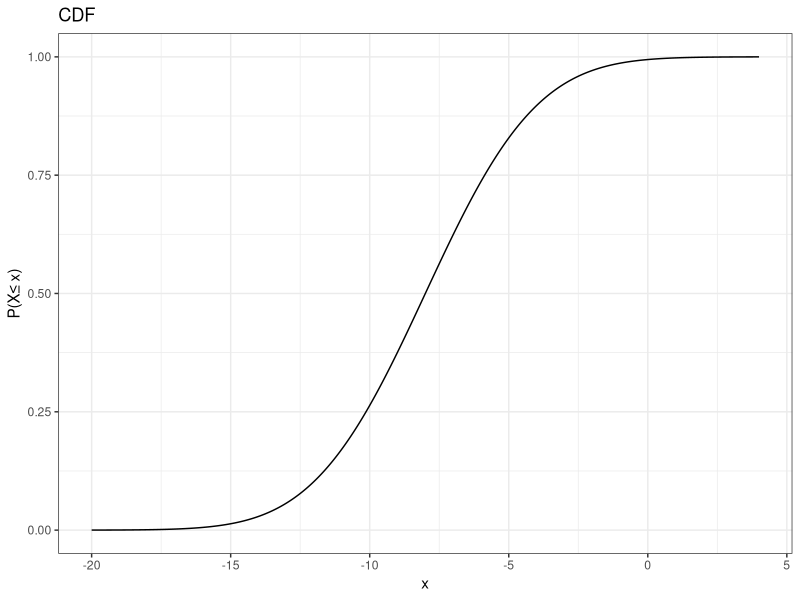
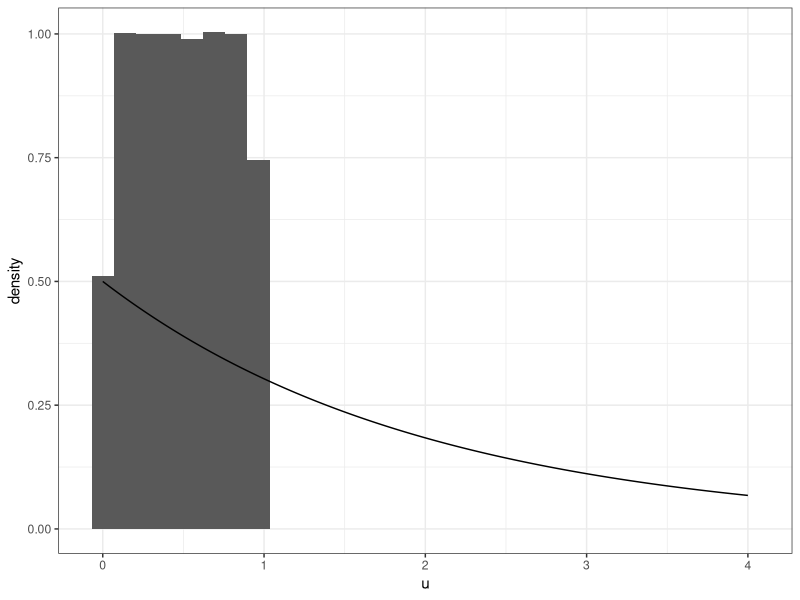
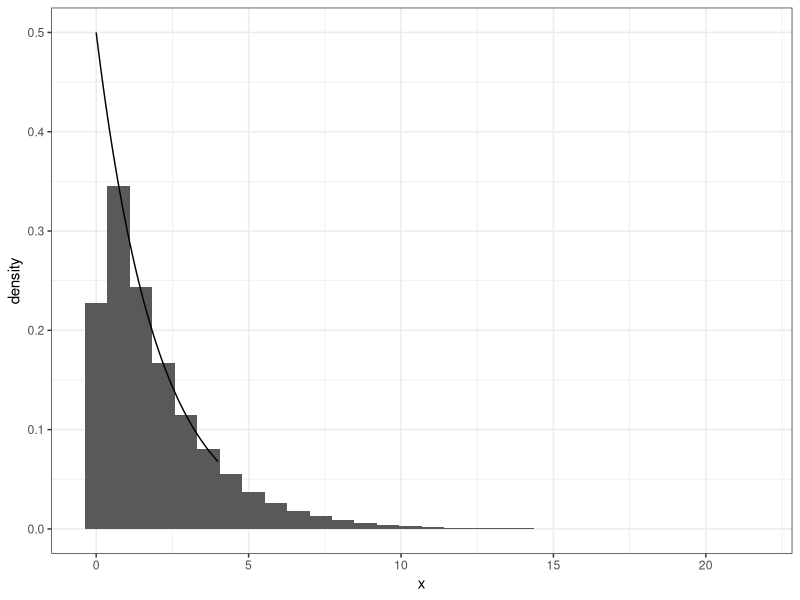
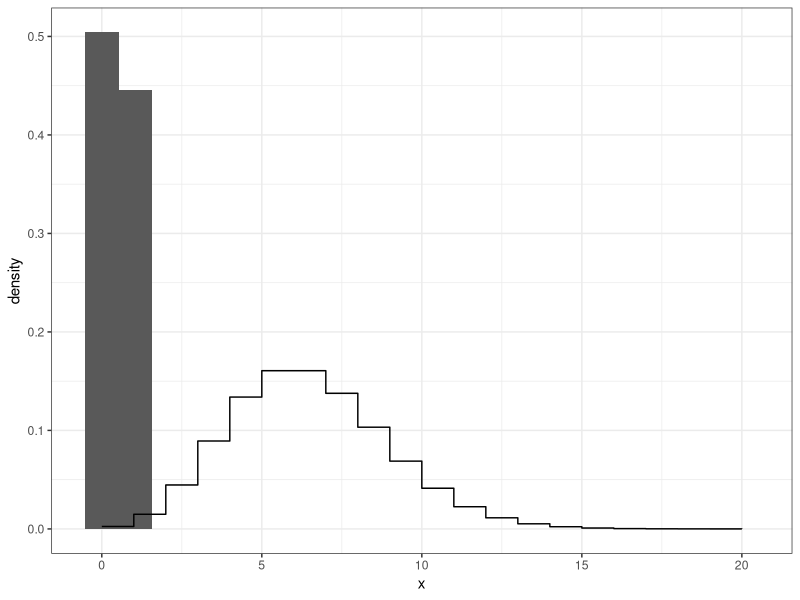
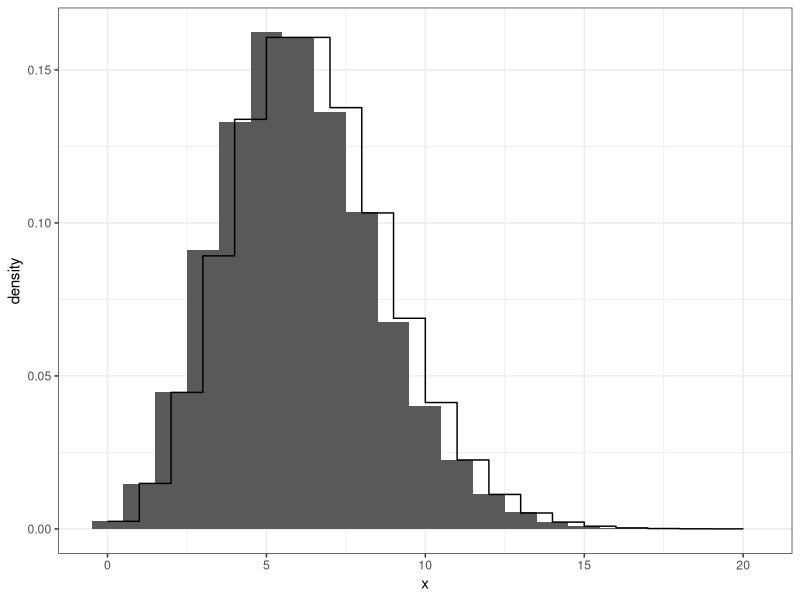
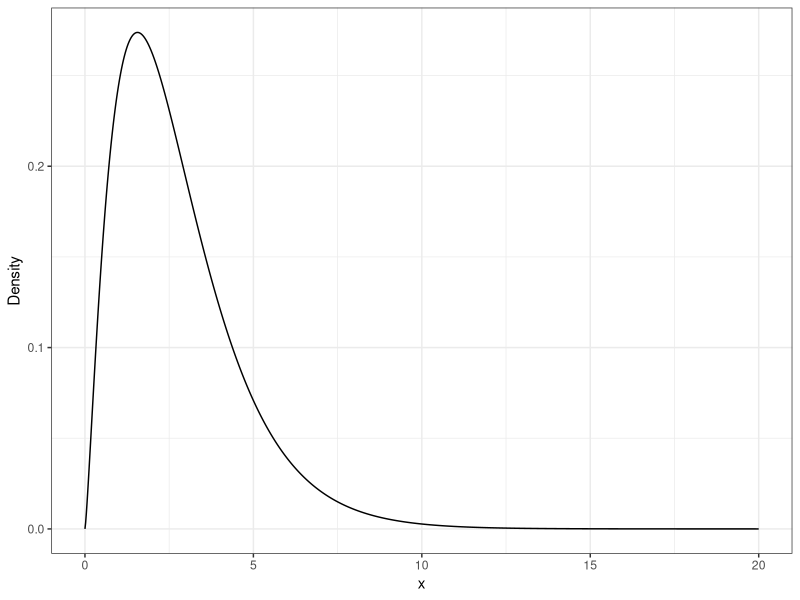
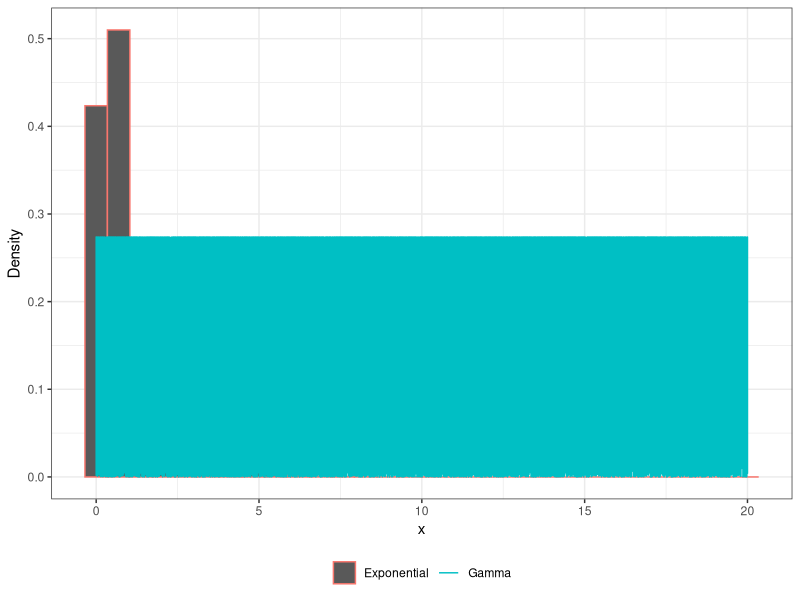
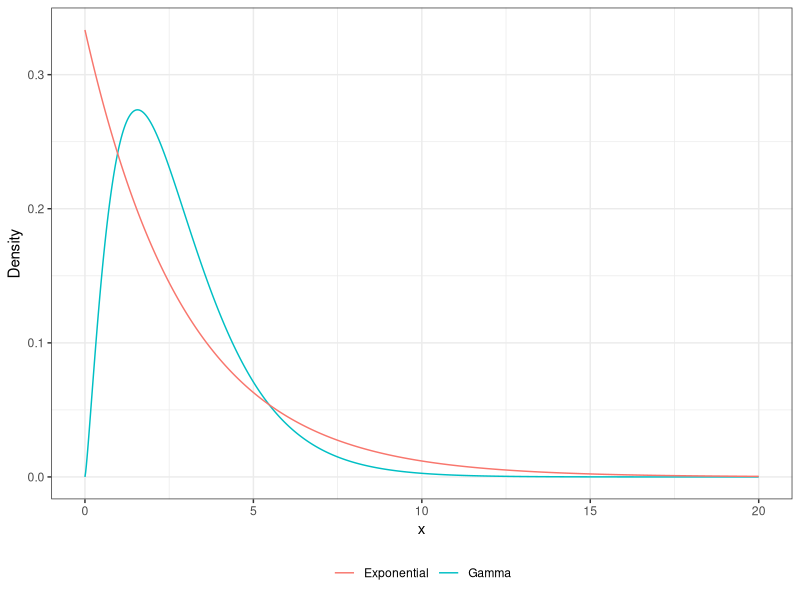

Reproduce these figures in R, in order.
## ---- chunk 1
#| message: false
#| 

library(tidyverse)
library(patchwork)

theme_set(theme_bw())
## ---- chunk 2
#| code-fold: show
runif(1, 0, 1)
## ---- chunk 3
a <- -20
b <- 4
x <- seq(a, b, length.out = 1000)
pnorm(x, -8, sqrt(10)) |> 
  data.frame(x = x, y = _) |> 
  ggplot(aes(x,y)) +
    geom_line() +
    ggtitle("CDF") +
    ylab(paste0("P(X","\u2264"," x)"))
## ---- chunk 4
xe <- seq(0, 4, length.out = 1000)
u <- runif(100000)
u |> 
  data.frame(x = _) |> 
  ggplot(aes(x = u, y = after_stat(density))) +
    geom_histogram() +
    geom_line(data = data.frame(x = xe, y = dexp(xe, rate = 1/2)),
              mapping = aes(x, y))
## ---- chunk 5
#| code-fold: show
u <- runif(100000)
x <- - 2 * log(1-u)
## ---- chunk 6
x |> 
  data.frame(x = _) |> 
  ggplot(aes(x = x, y = after_stat(density))) +
    geom_histogram() +
    geom_line(data = data.frame(x = xe, y = dexp(xe, rate = 1/2)),
              mapping = aes(x, y)) 
## ---- chunk 7
#| code-fold: show
rexp(1, rate = 1)
## ---- chunk 8
xe <- 0:20
u <- runif(100000)
u |> 
  data.frame(x = _) |> 
  ggplot(aes(x = x, y = after_stat(density))) +
    geom_histogram(bins = 20) +
    geom_step(data = data.frame(x = xe, y = dpois(xe, lambda = 6)),
              mapping = aes(x, y)) 
## ---- chunk 9
#| code-fold: show

finder <- function(u){
  x <- 0
  condition <- TRUE
  while (condition) {
    uu <- ppois(x, lambda = 6)
    condition <- uu <= u
    if(condition){
      x <- x + 1
    }
  }
  return(x)
}
xx <- sapply(u, finder)  
xx |> 
  data.frame(x = _) |> 
  ggplot(aes(x = x, y = after_stat(density))) +
    geom_histogram(bins = 21) +
    geom_step(data = data.frame(x = xe, y = dpois(xe, lambda = 6)),
              mapping = aes(x,y))
## ---- chunk 10
#| code-fold: show
rpois(1, lambda = 1)
## ---- chunk 11
#| code-fold: show
rnorm(1, mean = 0, sd = 1)
## ---- chunk 12
xe <- seq(0, 20, length.out = 1000)
xe |> 
  data.frame(x = _) |> 
  ggplot(aes(x = x, y = dgamma(x, shape = 2.3, scale = 1.2))) + 
    geom_line() +
    ylab("Density") 
## ---- chunk 13
xe <- seq(0, 20, length.out = 1000)
x <- rexp(100000)
x |> 
  data.frame(x = _) |> 
  ggplot(aes(x = x, y = after_stat(density))) + 
    geom_histogram(aes(color = "Exponential")) +
    geom_line(data = data.frame(x = xe, 
                                y = dgamma(x, shape = 2.3, scale = 1.2)), 
              aes(x,y, color = "Gamma")) +
    ylab("Density") +
    theme(legend.position = "bottom",
          legend.title = element_blank())
## ---- chunk 14
xe <- seq(0, 20, length.out = 1000)
xe |> 
  data.frame(x = _) |> 
  ggplot(aes(x = x, y = dgamma(x, shape = 2.3, scale = 1.2))) + 
    geom_line(aes(color = "Gamma")) +
    geom_line(data = data.frame(x = xe, y = dexp(xe, 1/3)), 
              aes(x,y, color = "Exponential")) +
    ylab("Density") +
    theme(legend.position = "bottom",
          legend.title = element_blank())
## ---- chunk 15
xe <- seq(0, 20, length.out = 1000)
xe |> 
  data.frame(x = _) |> 
  ggplot(aes(x = x, y = dgamma(x, shape = 2.3, scale = 1.2))) + 
    geom_line(aes(color = "Gamma")) +
    geom_line(data = data.frame(x = xe, y = 1.5 * dexp(xe, 1/3)), 
              aes(x,y, color = "Exponential")) +
    ylab("Density") +
    theme(legend.position = "bottom",
          legend.title = element_blank())
## ---- chunk 16
xe <- seq(0, 20, length.out = 1000)
xe |> 
  data.frame(x = _) |> 
  ggplot(aes(x = x, y = dgamma(x, shape = 2.3, scale = 1.2))) + 
    geom_line(aes(color = "Gamma")) +
    geom_line(data = data.frame(x = xe, y = 3 * dexp(xe, 1/3)), 
              aes(x,y, color = "Exponential")) +
    ylab("Density") +
    theme(legend.position = "bottom",
          legend.title = element_blank())
## ---- chunk 17
#| code-fold: show
x <- c()
n <- 0
while(n < 10000){
  e <- rexp(1, 1/2.3)
  u <- runif(1)
  f <- dgamma(e, 2.3, 1/1.2)
  g <- dexp(e, 1/2.3) * 3
  if (u < (f/g)){
    x <- c(x, e)
    n <- length(x)
  }
}

## ---- chunk 18
x |> 
  data.frame(x = _) |> 
    ggplot(aes(x=x, y = after_stat(density))) + 
      geom_histogram(aes(color = "Exponential")) +
      geom_line(data = data.frame(x = xe, 
                                  y = dgamma(x, shape = 2.3, scale = 1.2)), 
                aes(x,y, color = "Gamma")) +
      ylab("Density") +
      theme(legend.position = "bottom",
            legend.title = element_blank())

## ---- chunk 19
#| code-fold: show
rgamma(1, shape = 1.2, rate = .5)
## ---- chunk 20
#| code-fold: show
rbeta(1, shape1 = 1.2, shape2 = 6.5)
## ---- chunk 21
#| code-fold: show
rbinom(1, prob = .2, size = 1)
## ---- chunk 22
#| code-fold: show
rbinom(1, prob = .5, size = 25)
## ---- chunk 23
#| code-fold: show
rnbinom(1, prob = .6, size = 5)
## ---- chunk 24
x <- rnorm(100000, mean = -2, sd = 3)
mean(x)
var(x)
## ---- chunk 25
x <- seq(-4, 4, length.out = 1000)
dt_two<-function(x){
            y <- dnorm(x)
            y[x< -1 | x>2] <-NA
            return(y)
        }
x |> 
  (\(.) data.frame(x = ., y = dnorm(.)))() |> 
  ggplot(aes(x, y)) +
    geom_line() +
    stat_function(fun = dt_two, geom = "area", fill = "green")
## ---- chunk 26
#| code-fold: show

pnorm(6, 4, sqrt(2)) -  pnorm(3, 4, sqrt(2))
## ---- chunk 27
#| code-fold: show

x <- rnorm(1000000, 4, sqrt(2))
mean((x > 3 & x < 6))

## ---- chunk 28
#| code-fold: show

ff <- function(x){
  (cos(50*x)-sin(50*x))^2
}
integrate(ff,0,1)

## ---- chunk 29
#| code-fold: true

x <- runif(10000000, 0, 1)
mean((cos(50*x)-sin(50*x))^2)
## ---- chunk 30
#| code-fold: show

ff <- function(x){
  (cos(50*x)-sin(50*x))^2
}
integrate(ff,10,15)

## ---- chunk 31
#| code-fold: show

x <- runif(10000000, 10, 15)
mean(ff(x)) * 5
## ---- chunk 32
x <- rt(1000000, df = 1)
f2 <- function(x){
  exp(-x^2/2) / dt(x, 1)
}
mean(f2(x))
sqrt(2*pi)
